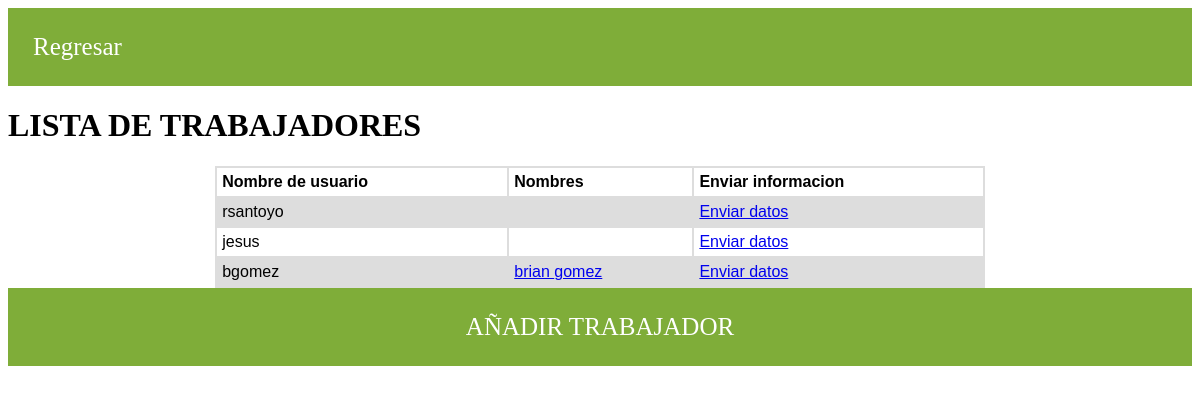
/cuenta/trabajador/listarTrabajador, run on the app's committed database.
### trabajadores/models.py (models this page shows, shortened)
class Trabajador(models.Model):
	TraNomUsu	= models.OneToOneField(User, verbose_name='Nombre de usuario', primary_key=True, on_delete=models.CASCADE)
	Masculino = 'M'
	Femenino = 'F'
	sexo_del_trabajador = [
		(Masculino, 'Masculino'),
		(Femenino, 'Femenino'),
	]
	TraSex		= models.CharField(verbose_name='Sexo del trabajador', max_length=1, choices=sexo_del_trabajador, default=Masculino, null=True, blank=True)
	TraFecNac	= models.DateField(verbose_name='Fecha de nacimiento', null=True, blank=True)
	TraDNI		= models.CharField(verbose_name='DNI', max_length=15, null=True, blank=True, unique=True)
	TraTel		= models.CharField(verbose_name='Teléfono de contacto', max_length=15, null=True, blank=True)
	class Meta:
		verbose_name_plural='Trabajadores'
	def get_absolute_url(self):
		return reverse('trabajadores:trabajador-detail', kwargs = {'pk': self.TraNomUsu.id})

### trabajadores/views.py (the view)
# urls.py: path('listarTrabajador', TrabajadorListView.as_view(), name='trabajador-list'),
class TrabajadorListView(ListView):
    model = Trabajador

### trabajadores/templates/trabajadores/trabajador_list.html (shortened to what this page needs)
{% extends 'base_trabajadores.html' %}
{% block body %}
  <li><a href="../menu">Regresar</a></li>
  <h1>LISTA DE TRABAJADORES</h1>
  <div align="center">
    <table>
      <tr>
          <th>Nombre de usuario</th>
          <th>Nombres</th>
          <th>Enviar informacion</th>
      </tr>
    {% for i in object_list %}
      <tr>
          <td>{{ i.TraNomUsu.username }}</td>
          <td>
            <a href='{{ i.get_absolute_url }}'>
              {{ i.TraNomUsu.first_name }} {{ i.TraNomUsu.last_name }}
            </a>
          </td>
          <td><a href="send/{{i.TraNomUsu.id}}/">Enviar datos</a></td>
      </tr>
    {% endfor %}
    </table>
  <li><a href="crearTrabajador">AÑADIR TRABAJADOR</a></li>
{% endblock %}

### static/css/form.css (style rules this page uses)
body, html { height: 100%; }

### trabajadores/templates/base_trabajadores.html (style rules this page uses)
table { font-family: arial, sans-serif; border-collapse: collapse; width: 65%; }
td, th { border: 2px solid #dddddd; text-align: left; padding: 5px; }
tr:nth-child(even) { background-color: #dddddd; }
li { list-style-type: none; background-color: #7fad39; }
li a { text-decoration: none; color: white; padding: 25px; display: block; font-size: 25px; }

### data on the page
Trabajador: TraNomUsu.username "rsantoyo"
Trabajador: TraNomUsu.username "jesus"
Trabajador: TraNomUsu.username "bgomez", TraNomUsu.first_name "brian", TraNomUsu.last_name "gomez"
